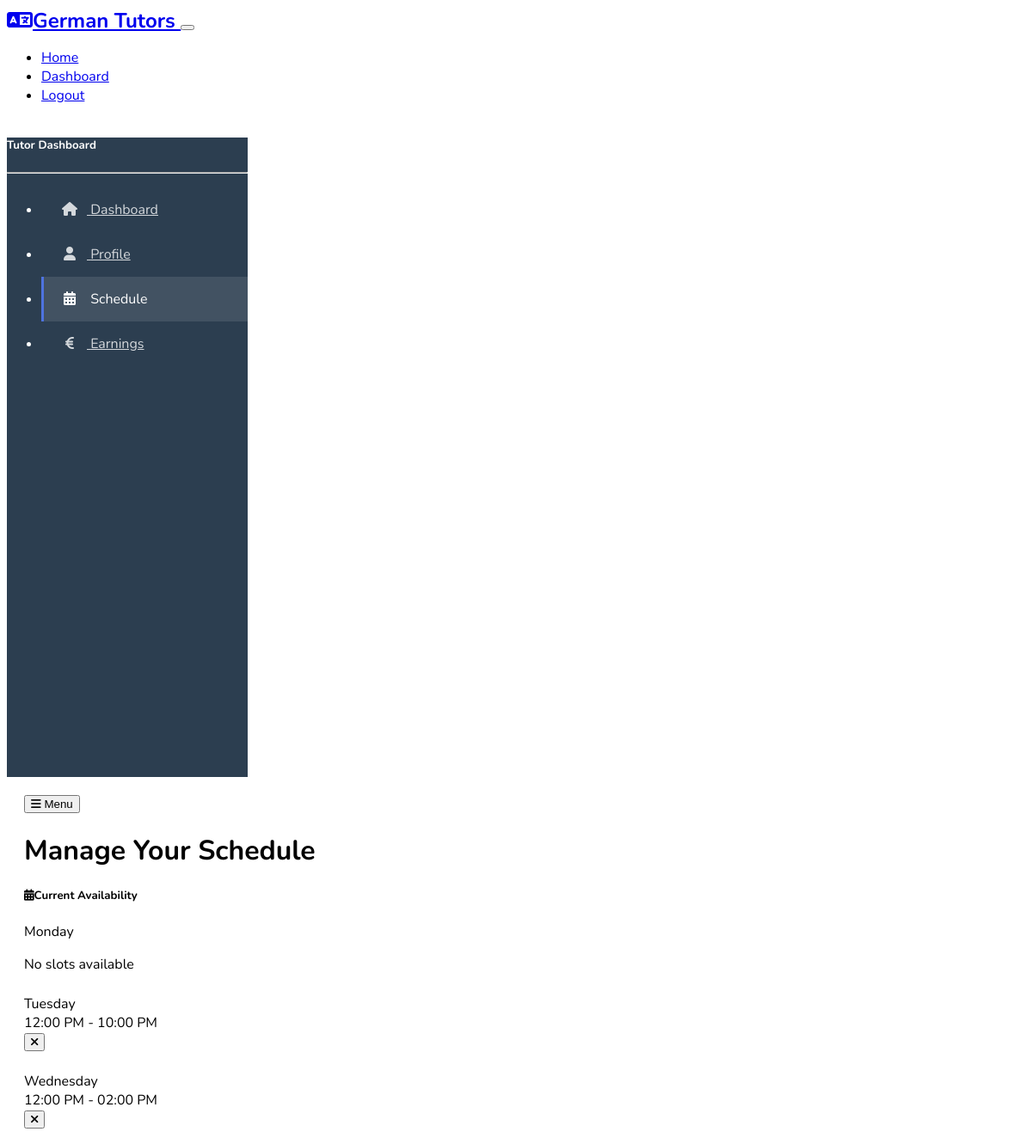
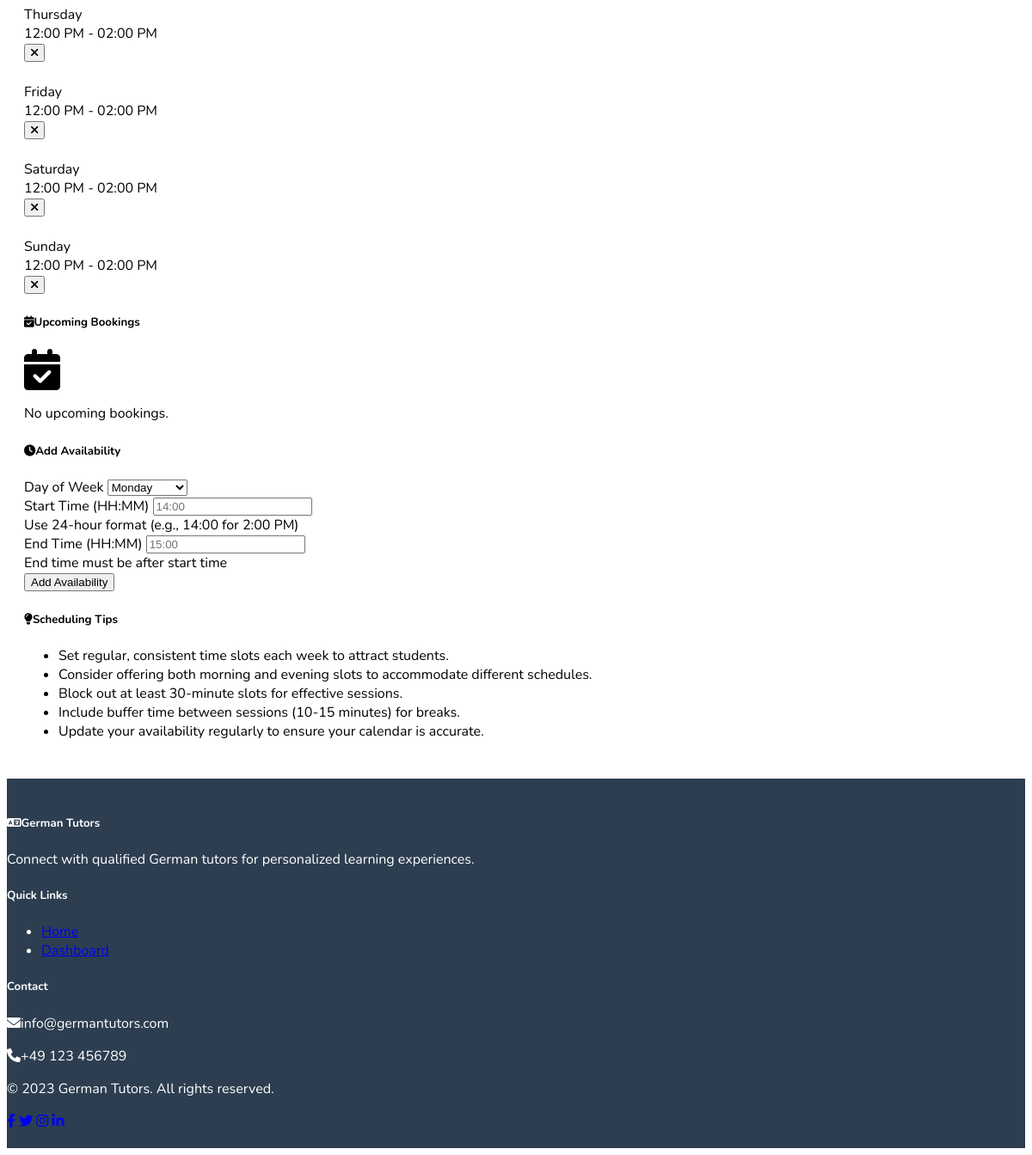
/tutor/schedule (signed in), run on the app's committed database (2 pictures, top to bottom).
### models.py (models this page shows)
class Availability(db.Model):
    __tablename__ = 'availability'
    id = db.Column(db.Integer, primary_key=True)
    tutor_profile_id = db.Column(db.Integer, db.ForeignKey('tutor_profiles.id'), nullable=False)
    day_of_week = db.Column(db.Integer, nullable=False)  # 0 = Monday, 6 = Sunday
    start_time = db.Column(db.Time, nullable=False)
    end_time = db.Column(db.Time, nullable=False)
    is_available = db.Column(db.Boolean, default=True)

### routes.py (the view, shortened to what this page needs)
@app.route('/tutor/schedule', methods=['GET', 'POST'])
@login_required
def tutor_schedule():
    if not current_user.is_tutor():
        flash('Access denied: You are not registered as a tutor', 'danger')
        return redirect(url_for('dashboard'))
    tutor_profile = TutorProfile.query.filter_by(user_id=current_user.id).first()
    if not tutor_profile:
        flash('You need to set up your profile first', 'warning')
        return redirect(url_for('tutor_profile'))
    form = AvailabilityForm()
    availabilities = {}
    for day in range(7):  # 0 = Monday, 6 = Sunday
        day_slots = Availability.query.filter_by(
            tutor_profile_id=tutor_profile.id,
            day_of_week=day,
            is_available=True
        ).order_by(Availability.start_time).all()
        availabilities[day] = day_slots
    upcoming_bookings = Booking.query.filter_by(
        tutor_profile_id=tutor_profile.id,
        status=BookingStatus.CONFIRMED
    ).filter(
        Booking.booking_date >= datetime.date.today()
    ).order_by(Booking.booking_date, Booking.start_time).all()
    return render_template('tutor/schedule.html',
                           form=form,
                           availabilities=availabilities,
                           upcoming_bookings=upcoming_bookings,
                           day_names=['Monday', 'Tuesday', 'Wednesday', 'Thursday', 'Friday', 'Saturday', 'Sunday'])

### templates/tutor/schedule.html (shortened to what this page needs)
{% extends "layout.html" %}
{% block content %}
<div class="container-fluid">
    <div class="row">
        <div class="dashboard-sidebar" id="dashboard-sidebar">
            <div class="p-3">
                <h5 class="text-light mb-3">Tutor Dashboard</h5>
                <hr class="bg-light">
                <ul class="nav flex-column">
                    <li class="nav-item">
                        <a href="{{ url_for('tutor_dashboard') }}" class="sidebar-link">
                            <i class="fas fa-home"></i> Dashboard
                        </a>
                    </li>
                    <li class="nav-item">
                        <a href="{{ url_for('tutor_profile') }}" class="sidebar-link">
                            <i class="fas fa-user"></i> Profile
                        </a>
                    </li>
                    <li class="nav-item">
                        <a href="{{ url_for('tutor_schedule') }}" class="sidebar-link active">
                            <i class="fas fa-calendar-alt"></i> Schedule
                        </a>
                    </li>
                    <li class="nav-item">
                        <a href="{{ url_for('tutor_earnings') }}" class="sidebar-link">
                            <i class="fas fa-euro-sign"></i> Earnings
                        </a>
                    </li>
                </ul>
            </div>
        </div>
        <div class="dashboard-content col">
            <button class="btn btn-primary mb-3 d-lg-none" id="dashboard-menu-toggle">
                <i class="fas fa-bars"></i> Menu
            </button>
            <h1 class="h3 mb-4">Manage Your Schedule</h1>
            <div class="row">
                <div class="col-lg-8">
                    <div class="card shadow-sm mb-4">
                        <div class="card-header">
                            <h5 class="mb-0"><i class="fas fa-calendar-alt me-2"></i>Current Availability</h5>
                        </div>
                        <div class="card-body">
                            <div class="row">
                                {% for day_num in range(7) %}
                                    <div class="col-md-6 col-lg-4 mb-4">
                                        <div class="card h-100">
                                            <div class="card-header">{{ day_names[day_num] }}</div>
                                            <div class="card-body">
                                                {% if availabilities[day_num] %}
                                                    {% for slot in availabilities[day_num] %}
                                                        <div class="mb-2 p-2 bg-light rounded d-flex justify-content-between align-items-center">
                                                            <span>{{ slot.start_time.strftime('%I:%M %p') }} - {{ slot.end_time.strftime('%I:%M %p') }}</span>
                                                            <form action="{{ url_for('delete_availability', availability_id=slot.id) }}" method="POST" class="d-inline">
                                                                <button type="submit" class="btn btn-sm btn-danger" onclick="return confirm('Are you sure you want to delete this time slot?')">
                                                                    <i class="fas fa-times"></i>
                                                                </button>
                                                            </form>
                                                        </div>
                                                    {% endfor %}
                                                {% else %}
                                                    <p class="text-muted text-center mb-0">No slots available</p>
                                                {% endif %}
                                            </div>
                                        </div>
                                    </div>
                                {% endfor %}
                            </div>
                        </div>
                    </div>
                    <div class="card shadow-sm mb-4">
                        <div class="card-header">
                            <h5 class="mb-0"><i class="fas fa-calendar-check me-2"></i>Upcoming Bookings</h5>
                        </div>
                        <div class="card-body">
                            {% if upcoming_bookings %}
                                <div class="table-responsive">
                                    <table class="table">
                                        <thead>
                                            <tr>
                                                <th>Date</th>
                                                <th>Time</th>
                                                <th>Student</th>
                                                <th>Status</th>
                                            </tr>
                                        </thead>
                                        <tbody>
                                            {% for booking in upcoming_bookings %}
                                                <tr>
                                                    <td>{{ booking.booking_date.strftime('%B %d, %Y') }}</td>
                                                    <td>{{ booking.start_time.strftime('%I:%M %p') }} - {{ booking.end_time.strftime('%I:%M %p') }}</td>
                                                    <td>{{ booking.student.username }}</td>
                                                    <td>
                                                        {% if booking.status.name == 'PENDING' %}
                                                            <span class="badge bg-warning">Pending</span>
                                                        {% elif booking.status.name == 'CONFIRMED' %}
                                                            <span class="badge bg-success">Confirmed</span>
                                                        {% endif %}
                                                    </td>
                                                </tr>
                                            {% endfor %}
                                        </tbody>
                                    </table>
                                </div>
                            {% else %}
                                <div class="text-center py-4">
                                    <i class="fas fa-calendar-check fa-3x mb-3 text-muted"></i>
                                    <p class="mb-0">No upcoming bookings.</p>
                                </div>
                            {% endif %}
                        </div>
                    </div>
                </div>
                <div class="col-lg-4">
                    <div class="card shadow-sm mb-4">
                        <div class="card-header">
                            <h5 class="mb-0"><i class="fas fa-clock me-2"></i>Add Availability</h5>
                        </div>
                        <div class="card-body">
                            <form method="POST" action="{{ url_for('tutor_schedule') }}">
                                <div class="mb-3">
                                    <label for="day_of_week" class="form-label">Day of Week</label>
                                    {{ form.day_of_week(class="form-select") }}
                                </div>
                                <div class="mb-3">
                                    <label for="start_time" class="form-label">Start Time (HH:MM)</label>
                                    {{ form.start_time(class="form-control", placeholder="14:00") }}
                                    <div class="form-text">Use 24-hour format (e.g., 14:00 for 2:00 PM)</div>
                                </div>
                                <div class="mb-3">
                                    <label for="end_time" class="form-label">End Time (HH:MM)</label>
                                    {{ form.end_time(class="form-control", placeholder="15:00") }}
                                    <div class="form-text">End time must be after start time</div>
                                </div>
                                <div class="d-grid">
                                    {{ form.submit(class="btn btn-primary") }}
                                </div>
                            </form>
                        </div>
                    </div>
                    <div class="card shadow-sm">
                        <div class="card-header">
                            <h5 class="mb-0"><i class="fas fa-lightbulb me-2"></i>Scheduling Tips</h5>
                        </div>
                        <div class="card-body">
                            <ul class="mb-0 ps-3">
                                <li class="mb-2">Set regular, consistent time slots each week to attract students.</li>
                                <li class="mb-2">Consider offering both morning and evening slots to accommodate different schedules.</li>
                                <li class="mb-2">Block out at least 30-minute slots for effective sessions.</li>
                                <li class="mb-2">Include buffer time between sessions (10-15 minutes) for breaks.</li>
                                <li class="mb-0">Update your availability regularly to ensure your calendar is accurate.</li>
                            </ul>
                        </div>
                    </div>
                </div>
            </div>
        </div>
    </div>
</div>
{% endblock %}

### templates/layout.html (shortened to what this page needs)
<!DOCTYPE html>
<html lang="en" data-bs-theme="dark">
<head>
    <link href="https://cdn.replit.com/agent/bootstrap-agent-dark-theme.min.css" rel="stylesheet">
    <link rel="stylesheet" href="https://cdnjs.cloudflare.com/ajax/libs/font-awesome/6.0.0/css/all.min.css">
    <link rel="stylesheet" href="{{ url_for('static', filename='css/custom.css') }}">
</head>
<body>
    <nav class="navbar navbar-expand-lg navbar-dark bg-dark">
        <div class="container">
            <a class="navbar-brand" href="{{ url_for('index') }}">
                <i class="fas fa-language me-2"></i>German Tutors
            </a>
            <button class="navbar-toggler" type="button" data-bs-toggle="collapse" data-bs-target="#navbarNav" aria-controls="navbarNav" aria-expanded="false" aria-label="Toggle navigation" id="navbarToggle">
            </button>
            <div class="collapse navbar-collapse" id="navbarNav">
                <ul class="navbar-nav ms-auto">
                    <li class="nav-item">
                        <a class="nav-link" href="{{ url_for('index') }}">Home</a>
                    </li>
                    {% if current_user.is_authenticated %}
                        <li class="nav-item">
                            <a class="nav-link" href="{{ url_for('dashboard') }}">Dashboard</a>
                        </li>
                        <li class="nav-item">
                            <a class="nav-link" href="{{ url_for('logout') }}">Logout</a>
                        </li>
                    {% endif %}
                </ul>
            </div>
        </div>
    </nav>
    <main class="main-content">
        {% block content %}{% endblock %}
    </main>
    <footer class="bg-dark text-white">
        <div class="container">
            <div class="row py-4">
                <div class="col-md-4">
                    <h5><i class="fas fa-language me-2"></i>German Tutors</h5>
                    <p>Connect with qualified German tutors for personalized learning experiences.</p>
                </div>
                <div class="col-md-4">
                    <h5>Quick Links</h5>
                    <ul class="list-unstyled">
                        <li><a href="{{ url_for('index') }}" class="text-white">Home</a></li>
                        {% if current_user.is_authenticated %}
                            <li><a href="{{ url_for('dashboard') }}" class="text-white">Dashboard</a></li>
                        {% else %}
                            <li><a href="{{ url_for('login') }}" class="text-white">Login</a></li>
                            <li><a href="{{ url_for('register') }}" class="text-white">Register</a></li>
                        {% endif %}
                    </ul>
                </div>
                <div class="col-md-4">
                    <h5>Contact</h5>
                    <p><i class="fas fa-envelope me-2"></i>info@germantutors.com</p>
                    <p><i class="fas fa-phone me-2"></i>+49 123 456789</p>
                </div>
            </div>
            <div class="row border-top pt-3">
                <div class="col-md-6">
                    <p class="mb-0">© 2023 German Tutors. All rights reserved.</p>
                </div>
                <div class="col-md-6 text-md-end">
                    <a href="#" class="text-white me-2"><i class="fab fa-facebook-f"></i></a>
                    <a href="#" class="text-white me-2"><i class="fab fa-twitter"></i></a>
                    <a href="#" class="text-white me-2"><i class="fab fa-instagram"></i></a>
                    <a href="#" class="text-white"><i class="fab fa-linkedin-in"></i></a>
                </div>
            </div>
        </div>
    </footer>
</body>
</html>

### data on the page
Availability: start_time "12:00 PM", end_time "10:00 PM"
Availability: start_time "12:00 PM", end_time "02:00 PM"
Availability: start_time "12:00 PM", end_time "02:00 PM"
Availability: start_time "12:00 PM", end_time "02:00 PM"
Availability: start_time "12:00 PM", end_time "02:00 PM"
Availability: start_time "12:00 PM", end_time "02:00 PM"

### other printed values
{{ day_names[day_num] }} "Monday" "Tuesday" "Wednesday" "Thursday" "Friday" "Saturday" "Sunday"
